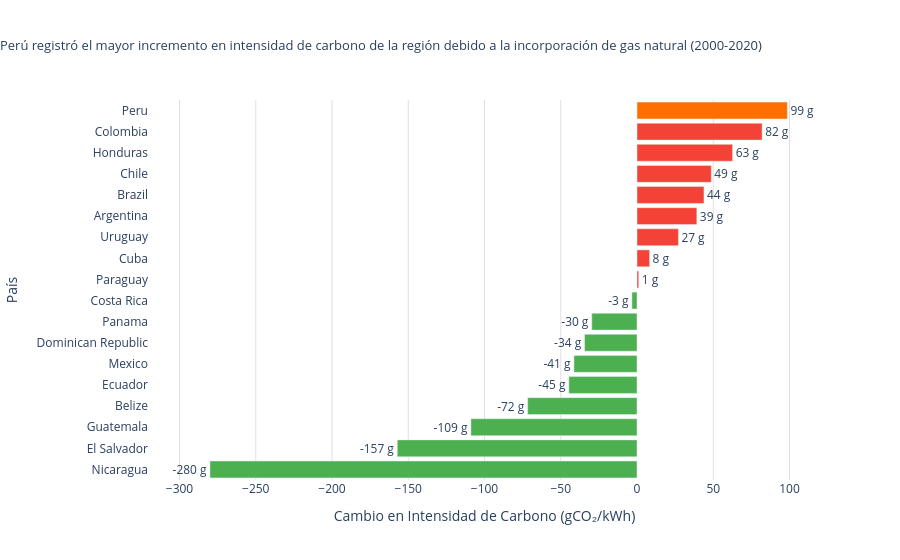

The cell this chart's notebook holds for it:
### Markdown cell above
### Pregunta 7: América Latina: ¿quiénes mejoraron?

### Code cell
df_la = final_dataset[(final_dataset['country'].isin(latin_america)) & (~final_dataset['is_region'])].copy()
la_2000 = df_la[df_la['year'] == 2000][['country', 'carbon_intensity_elec']]
la_2020 = df_la[df_la['year'] == 2020][['country', 'carbon_intensity_elec']]
la_delta = pd.merge(la_2000, la_2020, on='country', suffixes=('_2000', '_2020'))
la_delta['delta'] = la_delta['carbon_intensity_elec_2020'] - la_delta['carbon_intensity_elec_2000']
la_delta = la_delta.dropna(subset=['delta']).sort_values(by='delta', ascending=True)
print('Delta de intensidad de carbono en América Latina (2000-2020):')
print(la_delta[['country', 'carbon_intensity_elec_2000', 'carbon_intensity_elec_2020', 'delta']])

colors_divergent = []
for r in la_delta.itertuples():
    if r.country == 'Peru':
        colors_divergent.append('#FF6F00')
    elif r.delta < 0:
        colors_divergent.append('#4CAF50')
    else:
        colors_divergent.append('#F44336')

fig = px.bar(
    la_delta,
    x='delta',
    y='country',
    orientation='h',
    labels={'delta': 'Cambio en Intensidad de Carbono (gCO₂/kWh)', 'country': 'País'},
    title='Perú registró el mayor incremento en intensidad de carbono de la región debido a la incorporación de gas natural (2000-2020)'
)
fig.update_traces(marker_color=colors_divergent, texttemplate='%{x:.0f} g', textposition='outside')
fig.update_layout(
    plot_bgcolor='white',
    title_x=0.0,
    title_font_size=13,
    xaxis=dict(showgrid=True, gridcolor='#E0E0E0', range=[-320, 120]),
    yaxis=dict(showgrid=False)
)
fig.show()

### Figure 1 — Plotly figure (JSON) as saved in the notebook; plotly's stock layout.template omitted (floating-point values rounded to 4 significant figures)
{"data": [{"hovertemplate": "Cambio en Intensidad de Carbono (gCO₂/kWh)=%{x}<br>País=%{y}<extra></extra>", "legendgroup": "", "marker": {"color": ["#4CAF50", "#4CAF50", "#4CAF50", "#4CAF50", "#4CAF50", "#4CAF50", "#4CAF50", "#4CAF50", "#4CAF50", "#F44336", "#F44336", "#F44336", "#F44336", "#F44336", "#F44336", "#F44336", "#F44336", "#FF6F00"], "pattern": {"shape": ""}}, "name": "", "orientation": "h", "showlegend": false, "textposition": "outside", "texttemplate": "%{x:.0f} g", "type": "bar", "x": [-280.0, -157.2, -108.9, -71.68, -44.7, -41.34, -34.36, -29.64, -3.31, 1.14, 8.25, 27.14, 39.23, 43.91, 48.7, 62.69, 82.04, 98.61], "xaxis": "x", "y": ["Nicaragua", "El Salvador", "Guatemala", "Belize", "Ecuador", "Mexico", "Dominican Republic", "Panama", "Costa Rica", "Paraguay", "Cuba", "Uruguay", "Argentina", "Brazil", "Chile", "Honduras", "Colombia", "Peru"], "yaxis": "y"}], "layout": {"barmode": "relative", "legend": {"tracegroupgap": 0}, "plot_bgcolor": "white", "title": {"font": {"size": 13}, "text": "Perú registró el mayor incremento en intensidad de carbono de la región debido a la incorporación de gas natural (2000-2020)", "x": 0.0}, "xaxis": {"anchor": "y", "domain": [0.0, 1.0], "gridcolor": "#E0E0E0", "range": [-320, 120], "showgrid": true, "title": {"text": "Cambio en Intensidad de Carbono (gCO₂/kWh)"}}, "yaxis": {"anchor": "x", "domain": [0.0, 1.0], "showgrid": false, "title": {"text": "País"}}}}
